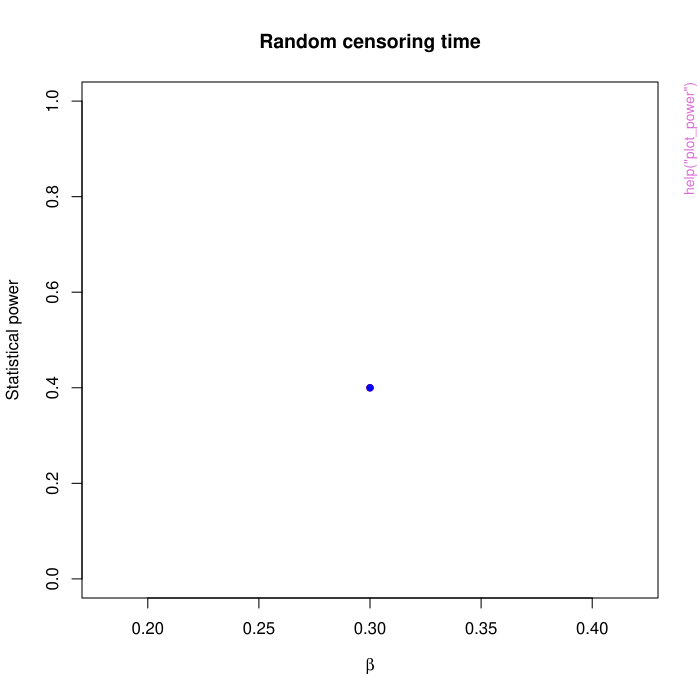

R code for this plot:
pkgname <- "SimHaz"
source(file.path(R.home("share"), "R", "examples-header.R"))
options(warn = 1)
library('SimHaz')

base::assign(".oldSearch", base::search(), pos = 'CheckExEnv')
cleanEx()
nameEx("SimHaz-package")
### * SimHaz-package

flush(stderr()); flush(stdout())

### Name: SimHaz-package
### Title: Simulated Survival and Hazard Analysis for time-dependent
### Aliases: SimHaz-package SimHaz

### ** Examples

# Simulate a dataset of 600 subjects with time-dependent exposure without
# considering minimum follow-up time or minimum post-exposure follow-up time.
# Specifically, set the duration of the study to be 24 months; the median time to
# event for control group to be 24 months; exposure effect to be 0.3; median time
# to censoring to be 14 months; and exposure proportion to be 20%.

df1 <- tdSim.method1(N = 600, duration = 24, lambda = log(2)/24, rho = 1, 
   beta = 0.3, rateC = log(2)/14, exp.prop = 0.2, 
   prop.fullexp  = 0, maxrelexptime = 1, min.futime = 0,
   min.postexp.futime = 0)
   
# We recommend setting nSim to at least 500. It is set to 10 in the example to
# reduce run time for CRAN submission.

ret <- getpower.method1(nSim = 10, N = 600, b = 0.3, exp.prop = 0.2, 
	type = "td", scenario = " ", maxrelexptime = 1/6, min.futime = 4,
	min.postexp.futime = 4, output.fn = "output.csv")




cleanEx()
nameEx("getpower.matching1")
### * getpower.matching1

flush(stderr()); flush(stdout())

### Name: getpower.matching1
### Title: Calculate power for the Cox proportional hazard model with
###   time-dependent exposure using method 1
### Aliases: getpower.matching1
### Keywords: Power_Calculation

### ** Examples

# Install the survival package if needed.

library(survival)

# We recommend setting nSim to at least 500. It is set to 10 in the example to
# reduce run time for CRAN submission.

# Run 10 simulations. Each time simulate a dataset of 600 subjects with
# time-dependent exposure with both minimum follow-up time (4 months) and
# minimum post-exposure follow-up time (4 months) imposed. Also consider a
# quick exposure after entering the study for each exposed subject. Set the
# maximum relative exposure time to be 1/6. 

# Set the duration of the study to be 24 months; the median time to event for
# control group to be 24 months; exposure effect to be 0.3; median time to
# censoring to be 14 months; and exposure proportion to be 20%.


ret <- getpower.method1(nSim = 10, N = 600, b = 0.3, exp.prop = 0.2,
    type = "td", scenario = " ", maxrelexptime = 1/6, min.futime = 4,
    min.postexp.futime = 4, output.fn = "output.csv")




cleanEx()
nameEx("getpower.method1")
### * getpower.method1

flush(stderr()); flush(stdout())

### Name: getpower.method1
### Title: Calculate power for the Cox proportional hazard model with
###   time-dependent exposure using method 1
### Aliases: getpower.method1
### Keywords: Power_Calculation

### ** Examples

# Install the survival package if needed.

library(survival)

# We recommend setting nSim to at least 500. It is set to 10 in the example to
# reduce run time for CRAN submission.

# Run 10 simulations. Each time simulate a dataset of 600 subjects with
# time-dependent exposure with both minimum follow-up time (4 months) and
# minimum post-exposure follow-up time (4 months) imposed. Also consider a
# quick exposure after entering the study for each exposed subject. Set the
# maximum relative exposure time to be 1/6. 

# Set the duration of the study to be 24 months; the median time to event for
# control group to be 24 months; exposure effect to be 0.3; median time to
# censoring to be 14 months; and exposure proportion to be 20%.


ret <- getpower.method1(nSim = 10, N = 600, b = 0.3, exp.prop = 0.2,
    type = "td", scenario = " ", maxrelexptime = 1/6, min.futime = 4,
    min.postexp.futime = 4, output.fn = "output.csv")




cleanEx()
nameEx("getpower.method2")
### * getpower.method2

flush(stderr()); flush(stdout())

### Name: getpower.method2
### Title: Calculate power for the Cox proportional hazard model with
###   time-dependent exposure using method 2
### Aliases: getpower.method2
### Keywords: Power_Calculation

### ** Examples

# We recommend setting nSim to at least 500. It is set to 10 in the example to
# reduce run time for CRAN submission.

# Run 10 simulations. Each time simulate a dataset of 600 subjects

ret <- getpower.method2(nSim=10, N=600, duration=24, scenario="test",
  lambda12=1.3, lambda23=0.04, lambda13=0.03, HR=NULL,exp.prop=0.2, rateC=0.05,
  min.futime=4, min.postexp.futime=4,output.fn="database.csv", simu.plot=FALSE) 



cleanEx()
nameEx("getpower.multicenter")
### * getpower.multicenter

flush(stderr()); flush(stdout())

### Name: getpower.multicenter
### Title: Calculate power for the Cox proportional hazard model with
###   time-dependent exposure and multiple centers using method1
### Aliases: getpower.multicenter
### Keywords: Power_Calculation

### ** Examples

# We recommend setting nSim to at least 500. It is set to 10 in the example to
# reduce run time for CRAN submission.

# Run 10 simulations. Each time simulate a dataset of 300 subjects

input_df1 <- data.frame(cat_id = c("low","med","high"), center.size = rep(100,3), 
                        cat_exp.prop = rep(1/3, 3),
                        med.TTE.Control=c(14,20,31))

df_strat <- getpower.multicenter(nSim = 10, N = 300, beta = 0.7, 
								 df = input_df1,method="strata",  type = "td", 
								 scenario = "strata", maxrelexptime = 1/6, 
								 min.futime = 4, min.postexp.futime = 4, 
								 output.fn = "output_mult1.csv")
	



cleanEx()
nameEx("plot_power")
### * plot_power

flush(stderr()); flush(stdout())

### Name: plot_power
### Title: Plot power curves for survival analysis with time-dependent
###   exposure
### Aliases: plot_power
### Keywords: Plot

### ** Examples

# We recommend setting nSim to at least 500. It is set to 10 in the example to
# reduce run time for CRAN submission.

ret <- getpower.method1(nSim = 10, N = 600, b = 0.3, exp.prop = 0.2, 
    type = "td", scenario =  " ", maxrelexptime = 1/6, min.futime = 4, 
    min.postexp.futime = 4, output.fn = "output.csv")
	
ret2 <- getpower.method1(nSim = 10, N = 600, b = 0.3, exp.prop = 0.2, 
    type = "td", scenario = " ", maxrelexptime = 1/6, min.futime = 4, 
    min.postexp.futime = 0, output.fn ="output.csv")
	
# Read in .csv file as a data frame

tb <-  read.csv("output.csv", header = TRUE, sep = ",")

	# Visualize the subsetted data frame of interest and create a new plot

visualize1 <- plot_power(table_df = tb, N = 600, type = "td", exp.prop = 0.2,
    min.futime = 4, min.postexp.futime = 4, show.plot = TRUE, newplot = TRUE,
    col = "red", lty = 1, lwd = 2, pch = 16)

# Add a different power curve to the previously created plot

visualize2 <- plot_power(table_df = tb, N = 600, type = "td", exp.prop=0.2, 
    min.futime = 4, min.postexp.futime = 0, show.plot = TRUE, newplot = FALSE,
    col = "blue", lty = 1, lwd = 2, pch = 16)



cleanEx()
nameEx("plot_simuData")
### * plot_simuData

flush(stderr()); flush(stdout())

### Name: plot_simuData
### Title: Make an incidence plot from simulated data.
### Aliases: plot_simuData
### Keywords: Plot

### ** Examples

dat <- tdSim.method2(500, duration=24,lambda12=1.3,lambda23=0.04, 
    lambda13=0.03, exp.prop=0.2,rateC=0.05, min.futime=4, min.postexp.futime=4)
	
plot_simuData(dat, title='method2_filter')



cleanEx()
nameEx("tdSim.method1")
### * tdSim.method1

flush(stderr()); flush(stdout())

### Name: tdSim.method1
### Title: Simulate 1 dataframe (1 simulation) of time-dep exposure under
###   method 1
### Aliases: tdSim.method1
### Keywords: Simulation

### ** Examples

# Simulate a dataset of 600 subjects with time-dependent exposure without
# considering minimum follow-up time or minimum post-exposure follow-up time.
# Specifically, set the duration of the study to be 24 months; the median time to
# event for control group to be 24 months; exposure effect to be 0.3; median time
# to censoring to be 14 months; and exposure proportion to be 20%.

df1 <- tdSim.method1(N = 600, duration = 24, lambda = log(2)/24, rho = 1, 
   beta = 0.3, rateC = log(2)/14, exp.prop = 0.2, prop.fullexp  = 0, 
   maxrelexptime = 1, min.fut = 0, min.postexp.fut = 0)

# Simulate a dataset of 600 subjects with time-dependent exposure with
# both minimum follow-up time (4 months) and minimum post-exposure
# follow-up time (4 months) imposed. Other parameters remain the same as
# in the first case.

df2 <- tdSim.method1(N = 600, duration = 24, lambda = log(2)/24, rho = 1, 
   beta = 0.3, rateC = log(2)/14, exp.prop = 0.2, prop.fullexp  = 0, 
   maxrelexptime = 1, min.fut = 4, min.postexp.fut = 4)

# Simulate a dataset of 600 subjects with time-dependent exposure with
# both minimum follow-up time (4 months) and minimum post-exposure
# follow-up time (4 months) imposed. Also consider a quick exposure after
# entering the study for each exposed subject. Set the maximum relative
# exposure time to be 1/6. Other parameters remain the same as in the first case.

df3 <- tdSim.method1(N = 600, duration = 24, lambda = log(2)/24, rho = 1, 
   beta = 0.3, rateC = log(2)/14, exp.prop = 0.2, prop.fullexp  = 0,
   maxrelexptime = 1/6, min.fut = 4,min.postexp.fut = 4)



cleanEx()
nameEx("tdSim.method2 copy")
### * tdSim.method2 copy

flush(stderr()); flush(stdout())

### Name: tdSim.exposure.matching1
### Title: Simulate 1 dataframe (1 simulation) of time-dep exposure under
###   method 2
### Aliases: tdSim.exposure.matching1
### Keywords: Simulation

### ** Examples

sim_data <- tdSim.method2(500, duration=24,lambda12=1.3,lambda23=0.04, 
    lambda13=0.03, exp.prop=0.2,rateC=0.05, min.futime=4, min.postexp.futime=4)



cleanEx()
nameEx("tdSim.method2")
### * tdSim.method2

flush(stderr()); flush(stdout())

### Name: tdSim.method2
### Title: Simulate 1 dataframe (1 simulation) of time-dep exposure under
###   method 2
### Aliases: tdSim.method2
### Keywords: Simulation

### ** Examples

sim_data <- tdSim.method2(500, duration=24,lambda12=1.3,lambda23=0.04, 
    lambda13=0.03, exp.prop=0.2,rateC=0.05, min.futime=4, min.postexp.futime=4)



cleanEx()
nameEx("tdSim.multicenter")
### * tdSim.multicenter

flush(stderr()); flush(stdout())

### Name: tdSim.multicenter
### Title: Simulate 1 dataframe (1 simulation) of time-dependent exposure
###   with multiple centers
### Aliases: tdSim.multicenter
### Keywords: Simulation

### ** Examples

# Create a clustering data frame as input with 3 categories and a 20% weighted
# exposure proportion.
  
input_df1 <- data.frame(cat_id = c("low","med","high"), 
						center.size = rep(100,3),  
						cat_exp.prop = rep(1/3, 3), 
						med.TTE.Control=c(14,20,31))

# Simulate a dataset of 600 subjects with time-dependent exposure. Consider
# both minimum follow-up time (4 months) and minimum post-exposure follow-up
# time (4 months). Also consider a quick exposure after entering the study for
# each exposed subject. Set the maximum relative exposure time to be 1/6. 

# Set the duration of the study to be 24 months; the median time to event for
# control group to be 24 months; exposure effect to be 0.3; median time to
# censoring to be 14 months.

df_strat <- tdSim.multicenter(N = 300, duration =24, rateC = log(2)/14, beta = 0.7, 
	df = input_df1, maxrelexptime = 1/6, min.futime = 4, min.postexp.futime = 4)




### * <FOOTER>
###
options(digits = 7L)
base::cat("Time elapsed: ", proc.time() - base::get("ptime", pos = 'CheckExEnv'),"\n")
grDevices::dev.off()
###
### Local variables: ***
### mode: outline-minor ***
### outline-regexp: "\\(> \\)?### [*]+" ***
### End: ***
quit('no')
